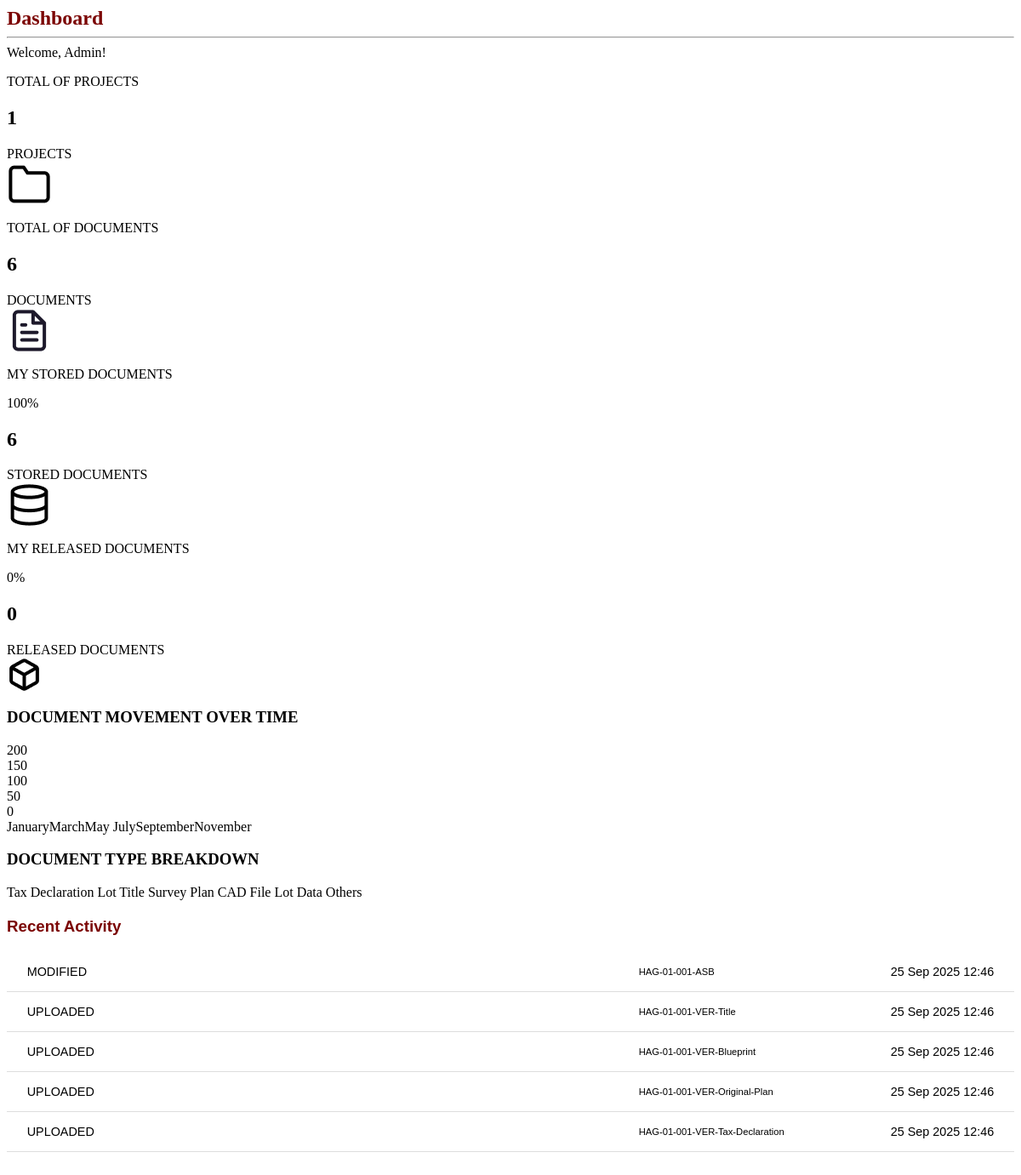
Screenshot of /admin_dashboard.php (signed in) with the database file from the repository.
### tables this page shows
CREATE TABLE `activity_log` (
  `ActivityLogID` varchar(10) NOT NULL,
  `ProjectID` varchar(20) NOT NULL,
  `DocumentID` varchar(10) NOT NULL,
  `Status` enum('CREATED','VIEWED','MODIFIED','DELETED','RETRIEVED','RETURNED','UPLOADED') NOT NULL,
  `EmployeeID` varchar(10) NOT NULL,
  `Time` timestamp NULL DEFAULT current_timestamp()
);

CREATE TABLE `document` (
  `DocumentID` varchar(10) NOT NULL,
  `DocumentName` varchar(50) NOT NULL,
  `DocumentType` varchar(255) NOT NULL,
  `ProjectID` varchar(20) NOT NULL,
  `DigitalLocation` varchar(255) DEFAULT NULL,
  `DocumentStatus` varchar(20) DEFAULT NULL,
  `DocumentQR` varchar(255) DEFAULT NULL
);

### admin_dashboard.php (the view, shortened to what this page needs)
<link rel="stylesheet" href="css/admin_dashboard.css">
<div class="topbar">
    <span>Dashboard</span>
</div>
<hr class="top-line" />
<div class="welcome">Welcome, Admin!</div>
<?php
include 'server/server.php';
$total_projects_query = "SELECT COUNT(*) as total FROM project";
$total_projects_result = $conn->query($total_projects_query);
$total_projects = $total_projects_result->fetch_assoc()['total'];
$total_documents_query = "SELECT COUNT(*) as total FROM document WHERE documentstatus IS NOT NULL";
$total_documents_result = $conn->query($total_documents_query);
$total_documents = $total_documents_result->fetch_assoc()['total'];
$stored_documents_query = "SELECT COUNT(*) as total FROM document WHERE documentstatus='stored'";
$stored_documents_result = $conn->query($stored_documents_query);
$stored_documents = $stored_documents_result->fetch_assoc()['total'];
$released_documents_query = "SELECT COUNT(*) as total FROM document WHERE documentstatus='released'";
$released_documents_result = $conn->query($released_documents_query);
$released_documents = $released_documents_result->fetch_assoc()['total'];
$percentage_stored = $total_documents > 0 ? round(($stored_documents / $total_documents) * 100) : 0;
$percentage_released = $total_documents > 0 ? round(($released_documents / $total_documents) * 100) : 0;
$stats = [
    ["label" => "TOTAL OF PROJECTS", "value" => $total_projects, "icon" => "folder.png", "text" => "PROJECTS"],
    ["label" => "TOTAL OF DOCUMENTS", "value" => $total_documents, "icon" => "File text.png", "text" => "DOCUMENTS"],
    ["label" => "MY STORED DOCUMENTS", "value" => $stored_documents, "percent" => $percentage_stored, "icon" => "Database.png", "text" => "STORED DOCUMENTS"],
    ["label" => "MY RELEASED DOCUMENTS", "value" => $released_documents, "percent" => $percentage_released, "icon" => "Box.png", "text" => "RELEASED DOCUMENTS"]
];
?>
<div class="stats">
    <?php foreach ($stats as $stat): ?>
    <div class="stat-box">
        <div class="stat-top">
            <p><?= $stat["label"] ?></p>
            <?php if (isset($stat["percent"])): ?>
            <span class="percent"><?= $stat["percent"] ?>%</span>
            <?php endif; ?>
        </div>
        <div class="stat-bottom">
            <div class="stat-info">
                <h2><?= $stat["value"] ?></h2>
                <span class="label"><?= $stat["text"] ?></span>
            </div>
            <div class="icon-container">
                <img src="picture/<?= $stat["icon"] ?>" alt="<?= $stat["text"] ?> Icon" />
            </div>
        </div>
    </div>
    <?php endforeach; ?>
</div>
<div class="mid-section">
    <div class="chart-section">
        <h3>DOCUMENT MOVEMENT OVER TIME</h3>
        <div class="graph-box">
            <div class="y-labels">
                <div>200</div>
                <div>150</div>
                <div>100</div>
                <div>50</div>
                <div>0</div>
            </div>
            <div class="graph-area">
                <div class="x-labels">
                    <span>January</span><span>March</span><span>May</span>
                    <span>July</span><span>September</span><span>November</span>
                </div>
            </div>
        </div>
        <div class="breakdown-section">
            <h3>DOCUMENT TYPE BREAKDOWN</h3>
            <div class="legend">
                <span><span class="dot" style="background:#8B5E5E"></span>Tax Declaration</span>
                <span><span class="dot" style="background:#C27C7C"></span>Lot Title</span>
                <span><span class="dot" style="background:#D88F8F"></span>Survey Plan</span>
                <span><span class="dot" style="background:#B25454"></span>CAD File</span>
                <span><span class="dot" style="background:#E0BABA"></span>Lot Data</span>
                <span><span class="dot" style="background:#F2DCDC"></span>Others</span>
            </div>
        </div>
    </div>
    <?php
include 'server/server.php';
$userRole = $_SESSION['role'] ?? null;
$userID = $_SESSION['employeeid'] ?? null;
$recent_activities = [];
if ($userRole === 'admin') {
    $sql = "
    SELECT
      al.ActivityLogID,
      al.ProjectID,
      al.DocumentID,
      al.Status,
      al.Time,
      e.EmployeeID,
      e.JobPosition,
      CONCAT(SUBSTRING(e.EmpFName, 1, 1), '*** ', SUBSTRING(e.EmpLName, 1, 1), '***') AS masked_employee_name,
      d.DocumentName
    FROM activity_log al
    JOIN employee e ON al.EmployeeID = e.EmployeeID
    LEFT JOIN document d ON al.DocumentID = d.DocumentID
    ORDER BY al.Time DESC
    LIMIT 5
    ";
} else if ($userRole === 'user' && $userID) {
    $sql = "
    SELECT
      al.ActivityLogID,
      al.ProjectID,
      al.DocumentID,
      al.Status,
      al.Time,
      e.EmployeeID,
      e.JobPosition,
      CONCAT(SUBSTRING(e.EmpFName, 1, 1), '*** ', SUBSTRING(e.EmpLName, 1, 1), '***') AS masked_employee_name,
      d.DocumentName
    FROM activity_log al
    JOIN employee e ON al.EmployeeID = e.EmployeeID
    LEFT JOIN document d ON al.DocumentID = d.DocumentID
    WHERE al.EmployeeID = ?
    ORDER BY al.Time DESC
    LIMIT 5
    ";
} else {
    $recent_activities = [];
}
if (!empty($sql)) {
    if ($userRole === 'user' && $userID) {
        $stmt = $conn->prepare($sql);
        $stmt->bind_param("s", $userID);
        $stmt->execute();
        $result = $stmt->get_result();
    } else {
        $result = $conn->query($sql);
    }
    if ($result && $result->num_rows > 0) {
        while ($row = $result->fetch_assoc()) {
            $display_info = empty($row['DocumentID']) ? $row['ProjectID'] : $row['DocumentName'];
            $recent_activities[] = [
                'activity_log_id' => $row['ActivityLogID'],
                'project_id' => $row['ProjectID'],
                'document_id' => $row['DocumentID'],
                'status' => $row['Status'],
                'time' => $row['Time'],
                'masked_employee_name' => $row['masked_employee_name'],
                'JobPosition' => $row['JobPosition'],
                'display_info' => $display_info
            ];
        }
    }
}
?>
    <div class="recent-list">
        <h3>Recent Activity</h3>
        <?php if (empty($recent_activities)): ?>
        <p>No recent activities to display.</p>
        <?php else: ?>
        <?php foreach ($recent_activities as $activity): ?>
        <div class="recent-item">
            <div class="status">
                <?= htmlspecialchars(strtoupper($activity['status'])) ?>
            </div>
            <div class="display-info">
                <?= htmlspecialchars($activity['display_info']) ?>
            </div>
            <div class="datetime">
                <?= date('d M Y H:i', strtotime($activity['time'])) ?>
            </div>
        </div>
        <?php endforeach; ?>
        <?php endif; ?>
    </div>
</div>

### css/admin_dashboard.css (style rules this page uses)
.topbar span { font-size: 2cqw; color: #7B0302; font-weight: 700; }
.recent-list { min-width: 40%; margin: 20px auto; font-family: Arial, sans-serif; }
.recent-list h3 { color: #7B0302; }
.recent-item { display: flex; align-items: center; padding: 15px 0; border-bottom: 1px solid #ddd; }
.status { margin-left: 2%; flex: 1; text-align: left; font-size: 0.9rem; }
.display-info { min-width: 25%; font-size: 0.7rem; text-align: left; }
.datetime { font-size: 0.8rem; text-align: right; margin-right: 2%; font-size: 0.9rem; }

### rows the page displays
activity_log: Status "MODIFIED", ProjectID "HAG-01-001-ASB", Time "25 Sep 2025 12:46"
activity_log: Status "UPLOADED", DocumentID.DocumentName "HAG-01-001-VER-Title", Time "25 Sep 2025 12:46"
activity_log: Status "UPLOADED", DocumentID.DocumentName "HAG-01-001-VER-Blueprint", Time "25 Sep 2025 12:46"
activity_log: Status "UPLOADED", DocumentID.DocumentName "HAG-01-001-VER-Original-Plan", Time "25 Sep 2025 12:46"
activity_log: Status "UPLOADED", DocumentID.DocumentName "HAG-01-001-VER-Tax-Declaration", Time "25 Sep 2025 12:46"

### other values shown
$stat["label"] "TOTAL OF PROJECTS"
$stat["value"] "1"
$stat["text"] "PROJECTS"
$stat["label"] "TOTAL OF DOCUMENTS"
$stat["value"] "6"
$stat["text"] "DOCUMENTS"
$stat["label"] "MY STORED DOCUMENTS"
$stat["percent"] "100"
$stat["text"] "STORED DOCUMENTS"
$stat["label"] "MY RELEASED DOCUMENTS"
$stat["percent"] "0"
$stat["value"] "0"
$stat["text"] "RELEASED DOCUMENTS"
